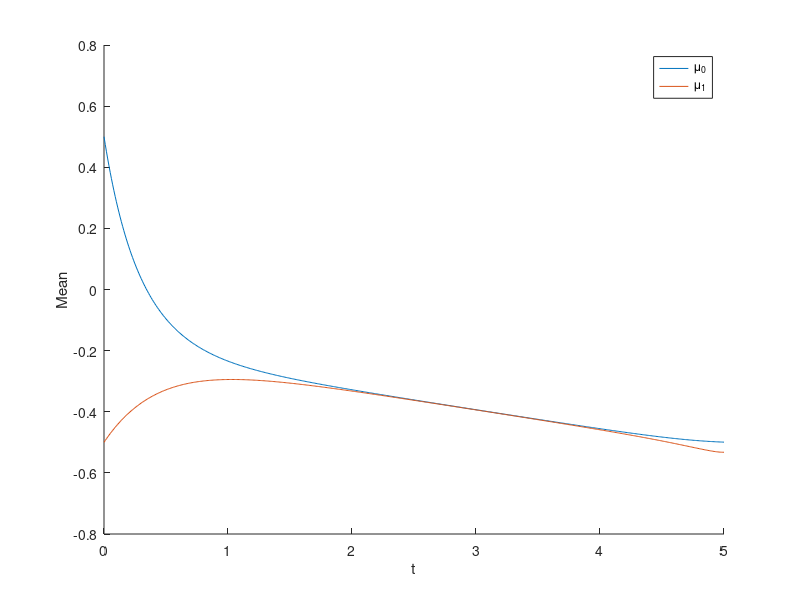
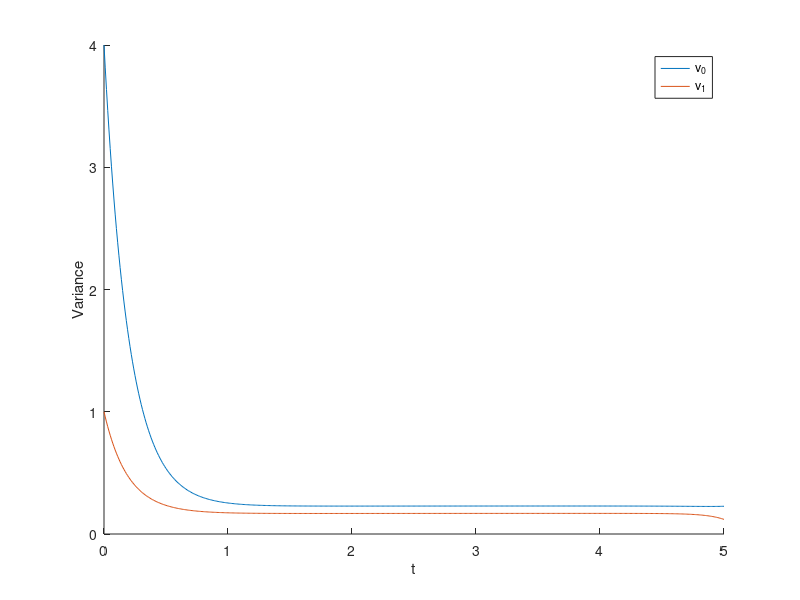
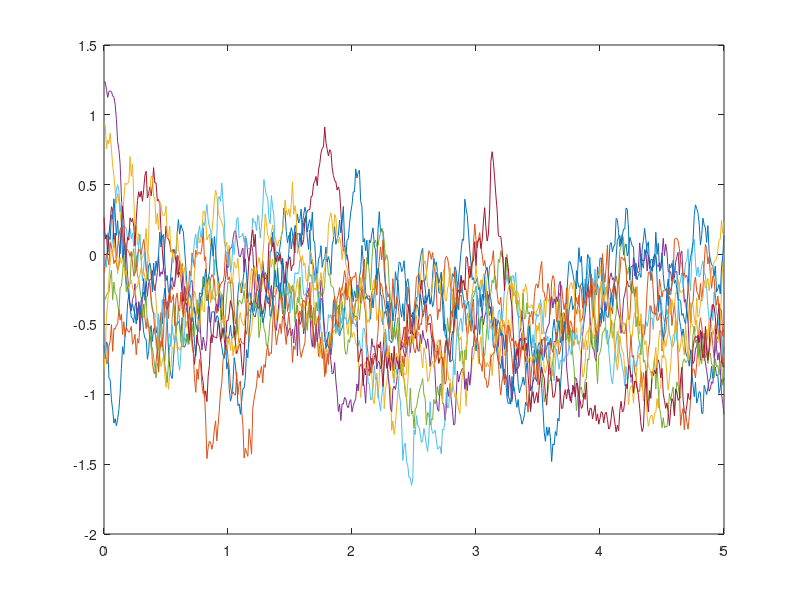

Reproduce these figures in MATLAB, in order. (Note: this script raises an error after producing the figures.)
% Regime switching mean field games with quadratic costs
% Section 5: Numerical results

close all
clc
clear

T = 5;
pi_00 = 0.3;
pi_10 = 1-pi_00;
gamma_0 = 0.5;
gamma_1 = 0.6;
h_0 = 2;
h_1 = 5;
g_0 = 1;
g_1 = 3;
mu_0 = 0.5;
mu_1 = -0.5;
nu_0 = 4;
nu_1 = 1;

delta = 0.01;
N = T/delta+1;
t_all = 0:delta:T;
eps_b = 10^(-5);

% find a
a = zeros(2,N);
a(:,end) = [g_0;g_1];
v = [-h_0;-h_1];
Q = [-gamma_0, gamma_0;gamma_1,-gamma_1];

for i = 1:(N-1)
    a(:,N-i) = a(:,N-i+1) - delta*(v+2*a(:,N-i+1).^2 - Q*a(:,N-i+1));    
end

% hold on;
% plot(t_all,a(1,:));
% plot(t_all,a(2,:));
% hold off;
% xlabel('t')
% ylabel('a_0,a_1')
% legend({'a_0','a_1'})


% Broyden's method to find b, mu
pi_0 = 1/(gamma_0+gamma_1)*(gamma_1+(pi_00*gamma_0-pi_10*gamma_1)*exp(-(gamma_0+gamma_1)*t_all));
pi_1 = 1/(gamma_0+gamma_1)*(gamma_0+(pi_10*gamma_1-pi_00*gamma_0)*exp(-(gamma_0+gamma_1)*t_all));
dpi_0 = -(pi_00*gamma_0-pi_10*gamma_1)*exp(-(gamma_0+gamma_1)*t_all);
dpi_1 = -(pi_10*gamma_1-pi_00*gamma_0)*exp(-(gamma_0+gamma_1)*t_all);
phi_0 = dpi_0./pi_0;
phi_1 = dpi_1./pi_1;
phi_01 = pi_0./pi_1;
phi_10 = pi_1./pi_0;

% Create matrix of each time t to the ODE
M_BMU = zeros([4,4,N]);
M_BMU(1,1,:) = 2*a(1,:)+gamma_0;
M_BMU(1,2,:) = -gamma_0*ones([N,1]);
M_BMU(1,3,:) = 2*h_0*ones([N,1]);
M_BMU(2,1,:) = -gamma_1*ones([N,1]);
M_BMU(2,2,:) = 2*a(2,:)+gamma_1;
M_BMU(2,4,:) = 2*h_1*ones([N,1]);
M_BMU(3,1,:) = -1*ones([N,1]);
M_BMU(3,3,:) = -(2*a(1,:) + gamma_0 + phi_0);
M_BMU(3,4,:) = gamma_1*phi_10;
M_BMU(4,2,:) = -1*ones([N,1]);
M_BMU(4,3,:) = gamma_0*phi_01;
M_BMU(4,4,:) = -(2*a(2,:) + gamma_1 + phi_1);

% Check the matrix of err of b_beta(0) is invertible
H = [2*h_0,0; 0, 2*h_1];
M_T = (sum(M_BMU,3)-0.5*(M_BMU(:,:,1)+M_BMU(:,:,end)))*delta;
Check = [eye(2), H]*expm(M_T)*[eye(2);zeros([2,2])];
det(Check)

delta_b = 0.01;
b_0 = zeros([4,3,N]);
b_0(1,3,1) = -delta_b;
b_0(2,2,1) = delta_b;
b_0(3:4,:,1) = [mu_0, mu_0, mu_0; mu_1, mu_1, mu_1];

for i = 1:(N-1)
   b_0(:,:,i+1) = b_0(:,:,i)+M_BMU(:,:,i)*b_0(:,:,i)*delta; 
end

J_b = -1/delta_b*[ b_0(1,3,end)+2*g_0*b_0(3,3,end)-b_0(1,1,end)-2*g_0*b_0(3,1,end) , ...
    -b_0(1,2,end)-2*g_0*b_0(3,2,end)+b_0(1,1,end)+2*g_0*b_0(3,1,end) ;...
    b_0(2,3,end)+2*g_1*b_0(4,3,end)-b_0(2,1,end)-2*g_1*b_0(4,1,end) ,...
    -b_0(2,2,end)-2*g_1*b_0(4,2,end)+b_0(2,1,end)+2*g_1*b_0(4,1,end)];
J_b_inv = inv(J_b);

bmu = b_0(:,1,:);
bmu_temp = zeros([4,1,N]);
bmu_temp(:,1,1) = [0.5; 0.5; mu_0; mu_1];
for i = 1:(N-1)
    bmu_temp(:,1,i+1) = bmu_temp(:,1,i)+M_BMU(:,:,i)*bmu_temp(:,1,i)*delta;
end

while norm(bmu(1:2,end) + 2*[g_0;g_1].*bmu(3:4,end)) > eps_b 
    df = bmu(1:2,end)+2*[g_0;g_1].*bmu(3:4,end)-bmu_temp(1:2,end)-2*[g_0;g_1].*bmu_temp(3:4,end);
    dx = bmu(1:2,1)-bmu_temp(1:2,1);
    J_b_inv = J_b_inv + (dx - J_b_inv*df)/(dx'*J_b_inv*df)*dx'*J_b_inv; % Update the inverse of Jacobian
    bmu_temp = bmu;
    bmu(1:2,1) = bmu_temp(1:2,1) - J_b_inv*(bmu_temp(1:2,end)+2*[g_0;g_1].*bmu(3:4,end));
    for i = 1:(N-1)
        bmu(:,i+1) = bmu(:,i)+M_BMU(:,:,i)*bmu(:,i)*delta;
    end
end

bmu = reshape(bmu,[4,N]);

% Find nu
M_nu = zeros([2,2,N]);
M_nu(1,1,:) = -4*a(1,:)-(gamma_0 + phi_0);
M_nu(1,2,:) = gamma_1*phi_10;
M_nu(2,1,:) = gamma_0*phi_01;
M_nu(2,2,:) = -4*a(2,:)-(gamma_1 + phi_1);
V_nu = zeros([2,N]);
V_nu(1,:) = 1 + (gamma_0+phi_0).*bmu(3,:).^2 + gamma_1*phi_10.*(bmu(4,:).^2 - 2*bmu(3,:).*bmu(4,:));
V_nu(2,:) = 1 + (gamma_1+phi_1).*bmu(4,:).^2 + gamma_0*phi_01.*(bmu(3,:).^2 - 2*bmu(3,:).*bmu(4,:));

nu = zeros([2,N]);
nu(1,1) = nu_0;
nu(2,1) = nu_1;
for i = 1:(N-1)
    nu(:,i+1) = nu(:,i) + (V_nu(:,i)+M_nu(:,:,i)*nu(:,i))*delta;
end

% Find c
c = zeros([2,N]);
c(:,end) = [g_0;g_1].*(bmu(3:4,end).^2+nu(:,end));
M_c = [gamma_0 , -gamma_0; -gamma_1, gamma_1];
V_c = zeros([2,N]);
V_c(1,:) = -a(1,:)+1/2*bmu(1,:).^2-h_0*(bmu(3,:).^2+nu(1,:));
V_c(2,:) = -a(2,:)+1/2*bmu(2,:).^2-h_1*(bmu(4,:).^2+nu(2,:));

for i = 1:(N-1)
    c(:,N-i) = c(:,N-i+1) - (V_c(:,N-i+1) + M_c*c(:,N-i+1))*delta;
end

figure(1);
hold on;
plot(t_all,bmu(3,:));
plot(t_all,bmu(4,:));
hold off;
xlabel('t')
ylabel('Mean');
legend('\mu_0','\mu_1')

figure(2);
hold on;
plot(t_all,nu(1,:));
plot(t_all,nu(2,:));
hold off;
xlabel('t')
ylabel('Variance');
legend('\nu_0','\nu_1')

% hold on;
% plot(t_all,bmu(1,:));
% plot(t_all,bmu(2,:));
% hold off;
% xlabel('t')
% ylabel('b_0,b_1')
% legend({'b_0','b_1'})
% 
% hold on;
% plot(t_all,c(1,:));
% plot(t_all,c(2,:));
% hold off;
% xlabel('t')
% ylabel('c_0,c_1')
% legend({'c_0','c_1'})


N_0 = [10 , 70,  100, 400];
status = zeros([1,N]);
status(N_0(1):N_0(2)) = ones([1,N_0(2)-N_0(1)+1]);
status(N_0(3):N_0(4)) = ones([1,N_0(4)-N_0(4)+1]);
sample = 10;
rng(100)
W_t = sqrt(delta)*normrnd(0,1,[sample,N]);
X_t = zeros([sample,N]);
X_t(:,1) = 1/sqrt(delta)*W_t(:,1);
alpha = zeros([sample,N]);
for i = 1:(N-1)
    if status(i) == 0
        X_t(:,i+1) = X_t(:,i) -(2*a(1,i)*X_t(:,i)+bmu(1,i))*delta + W_t(:,i+1);
        alpha(:,i) = -(2*a(1,i)*X_t(:,i)+bmu(1,i));
    else
        X_t(:,i+1) = X_t(:,i) -(2*a(2,i)*X_t(:,i)+bmu(2,i))*delta + W_t(:,i+1);
        alpha(:,i) = -(2*a(2,i)*X_t(:,i)+bmu(2,i));
    end
end
if status(N) == 0
    alpha(:,N) = -(2*a(1,N)*X_t(:,N)+bmu(1,N));
else
    alpha(:,N) = -(2*a(2,N)*X_t(:,N)+bmu(2,N));
end
figure(3)
plot(t_all,X_t)
for i = 1:4
    xline(N_0(i)*delta);
end
xlabel('t')
ylabel('X_t')
title('Sample paths of X_t')
figure(4)
plot(t_all,alpha)
for i = 1:4
    xline(N_0(i)*delta);
end
xlabel('t')
ylabel('\alpha_t')
title('Sample paths of optimal control \alpha_t')



